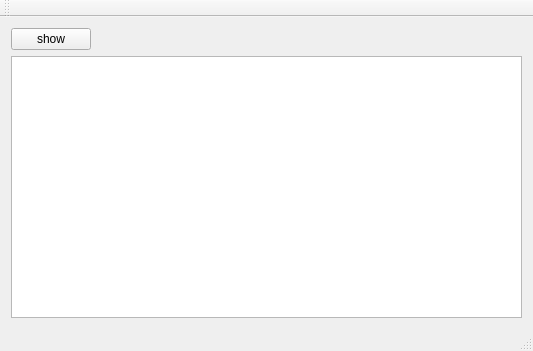
<?xml version="1.0" encoding="UTF-8"?>
<ui version="4.0">
 <class>Test4_1AClass</class>
 <widget class="QMainWindow" name="Test4_1AClass">
  <property name="geometry">
   <rect>
    <x>0</x>
    <y>0</y>
    <width>533</width>
    <height>351</height>
   </rect>
  </property>
  <property name="windowTitle">
   <string>Test4_1A</string>
  </property>
  <widget class="QWidget" name="centralWidget">
   <layout class="QVBoxLayout" name="verticalLayout_2">
    <item>
     <layout class="QVBoxLayout" name="verticalLayout">
      <item>
       <layout class="QHBoxLayout" name="horizontalLayout">
        <item>
         <widget class="QPushButton" name="btnshow">
          <property name="text">
           <string>show</string>
          </property>
         </widget>
        </item>
        <item>
         <spacer name="horizontalSpacer">
          <property name="orientation">
           <enum>Qt::Horizontal</enum>
          </property>
          <property name="sizeHint" stdset="0">
           <size>
            <width>40</width>
            <height>20</height>
           </size>
          </property>
         </spacer>
        </item>
       </layout>
      </item>
      <item>
       <widget class="QPlainTextEdit" name="plainTextEdit"/>
      </item>
     </layout>
    </item>
   </layout>
  </widget>
  <widget class="QMenuBar" name="menuBar">
   <property name="geometry">
    <rect>
     <x>0</x>
     <y>0</y>
     <width>533</width>
     <height>21</height>
    </rect>
   </property>
  </widget>
  <widget class="QToolBar" name="mainToolBar">
   <attribute name="toolBarArea">
    <enum>TopToolBarArea</enum>
   </attribute>
   <attribute name="toolBarBreak">
    <bool>false</bool>
   </attribute>
  </widget>
  <widget class="QStatusBar" name="statusBar"/>
 </widget>
 <layoutdefault spacing="6" margin="11"/>
 <resources>
  <include location="test4_1a.qrc"/>
 </resources>
 <connections/>
</ui>
